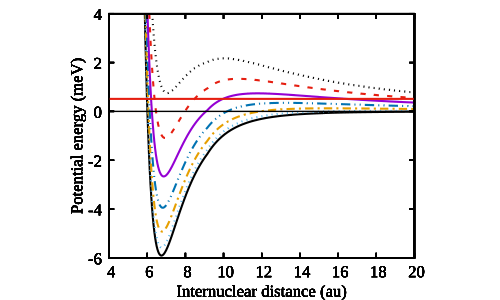

This chart was generated by the following gnuplot code:
set terminal pdfcairo
set output 'pot.pdf'
set size ratio 0.80
#set colorsequence classic
set tics font "Times New Roman, 18"
set xlabel font "Times New Roman, 18"
set ylabel font "Times New Roman, 18"
set key font "Times New Roman,16"
set title font "Times New Roman, 24, bold"
#set title "Scattering phaseshift of partial vaves"
set xlabel "Internuclear distance (au)"
set ylabel "Potential energy (meV)"
set border linewidth 2
set xtics 2
set ytics 2     
#set xtics font "Times New Roman, 18"
#set ytics font "Times New Roman, 18"
set xrange [4:20] 
set yrange [-6:4]
set multiplot
#set key at 5.9,1.8
#plot 'potential.txt' w l lt 7 dt 6 lw 3 lc 7 notitle
#set style line 1 lc rgb '#ff0000' lt 1 lw 2 pi -1 ps 1.0
#set style line 2 lc rgb '#ffffff' lt 1 lw 2 pi -1 ps 1.0
#plot 'l=0.pot.txt' w l ls 1 title "l=0:"
#plot 'l=1.pot.txt' w l ls 2 title "l=1:"
plot 'l=0.pot.txt' w l lt 8 dt 1 lw 3 notitle
plot 'l=1.pot.txt' w l lt 3 dt 3 lw 3 notitle
plot 'l=2.pot.txt' w l lt 4 dt 4 lw 3 notitle
plot 'l=3.pot.txt' w l lt 6 dt 5 lw 3 notitle
plot 'l=4.pot.txt' w l lt 1 dt 1 lw 3 notitle
plot 'l=5.pot.txt' w l lt 7 dt 7 lw 3 notitle
plot 'l=6.pot.txt' w l lt 8 dt 8 lw 3 notitle
plot 0 w l lt 8 lw 2 notitle
plot 0.12398*4.13 w l lt 7 lw 3 notitle
